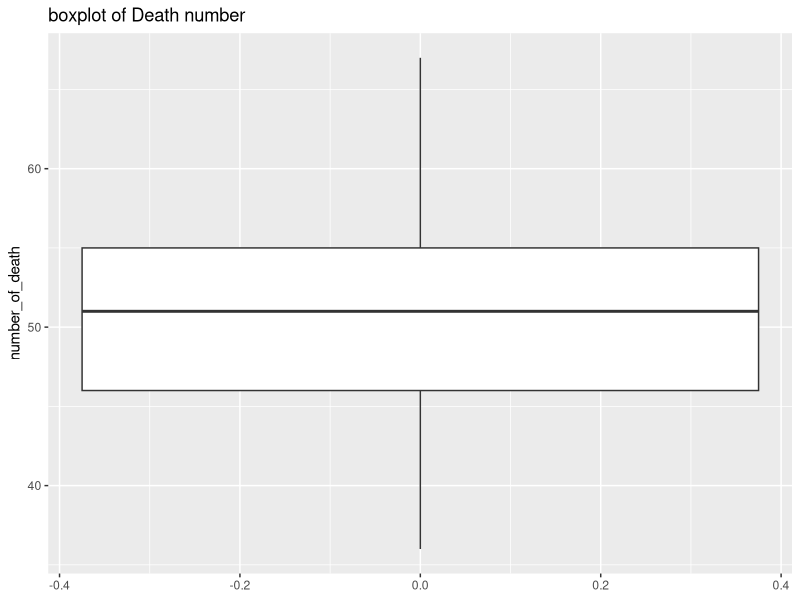

R code for this plot:
#### Preamble ####
# Purpose: Tests... 
# Author: Ruiying LI 
# Date: 24 September 2024 
# Contact: ruiying.li@mail.utoronto.ca 
# License: MIT
# Pre-requisites:None
# Any other information needed? 


#### Workspace setup ####
library(tidyverse)



#### Test data ####
data <- read.csv("data/raw_data/simulated.csv")


# Test for negative numbers
data$number_of_death |> min() <= 0

# Test for NAs
all(is.na(data$number_of_death))

#Test abnormalities
ggplot(data, aes(y = number_of_death)) +
  geom_boxplot() +
  labs(title = "boxplot of Death number")


#Test for level of variable
table(data$location)
table(data$civic_centre)

